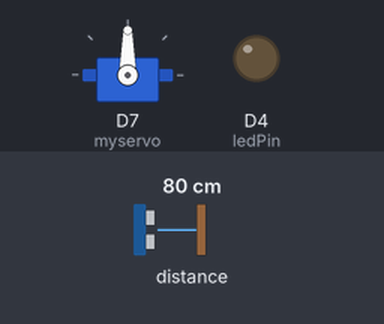
A program run on a simulated ESP8266 (NodeMCU). On the bench: servo, output pins drawn as LEDs (lit = HIGH). Wiring (inferred from the names in the program): ultrasonic range finder: trigger D1; echo D3. Inputs (shaded band) come from the test bench; at power-on: distance to the obstacle 80 cm. The echo pulse lasts 58.3 µs per cm; pins used as bus, display or sensor lines are not drawn; what the program prints to the serial monitor is not drawn.

Above: at 1.8 s.
1.9 s: distance to the obstacle set to 18 cm
3.4 s: distance to the obstacle set to 14 cm
At 5.0 s:
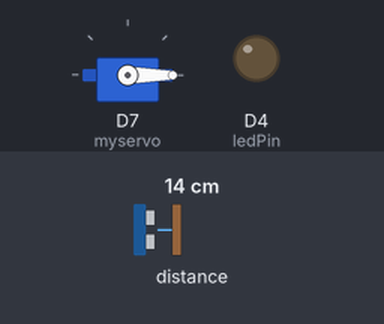
5.5 s: distance to the obstacle set to 35 cm
At 6.6 s:
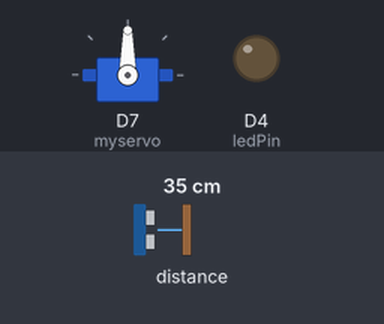
7.5 s: distance to the obstacle set to 2 cm
At 9.5 s:
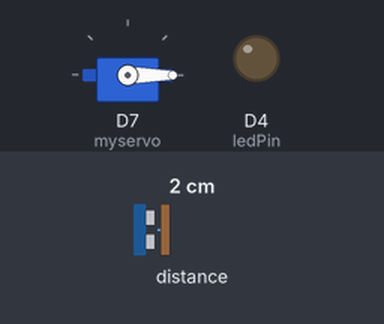
Timing chart, 0 to 10.5 s (numbered marks = the images above; inputs shaded):
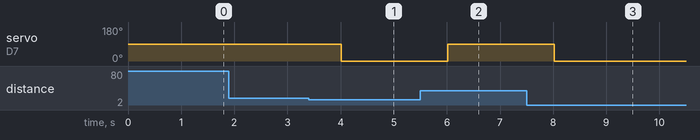

The program:

main.cpp
```cpp
#include <Arduino.h>
#include <Servo.h>

//deklarasi variabel
int echoPin = D3;
int trigPin = D1;
int ledPin = D4;

//deklarasi variabel waktu dan jarak
long duration;
int distance;
Servo myservo;

void setup() {
  pinMode(echoPin, INPUT);
  pinMode(trigPin, OUTPUT);
  pinMode(ledPin, OUTPUT);
  myservo.attach(D7);

  Serial.begin(9600);
}

void loop() {
  digitalWrite(trigPin, LOW);
  delayMicroseconds(5);
  digitalWrite(trigPin, HIGH);
  delayMicroseconds(10);
  digitalWrite(trigPin, LOW);

  //untuk menghitung waktu sinyal diterima
  duration = pulseIn(echoPin, HIGH);

  distance = duration*0.034/2;
  //display serial number
  Serial.print("Distance: ");
  Serial.print(distance);
  Serial.print("cm");

  //set berdasarkan kondisi
  if (distance  >= 15) {
    myservo.write(90);
  } else{
    myservo.write(0);
  }
  delay(1000);
}
```

Measured:
- the behaviour switches between 16 and 15 cm on distance to the obstacle (found by bisection; images 0 and 1)
- after the input at 1.9 s, every drawn part: stays the same
- after the input at 3.4 s, servo on D7 (myservo): 90° → 0° after 0.62 s
- after the input at 5.5 s, servo on D7 (myservo): 0° → 90° after 0.52 s
- after the input at 7.5 s, servo on D7 (myservo): 90° → 0° after 0.52 s
